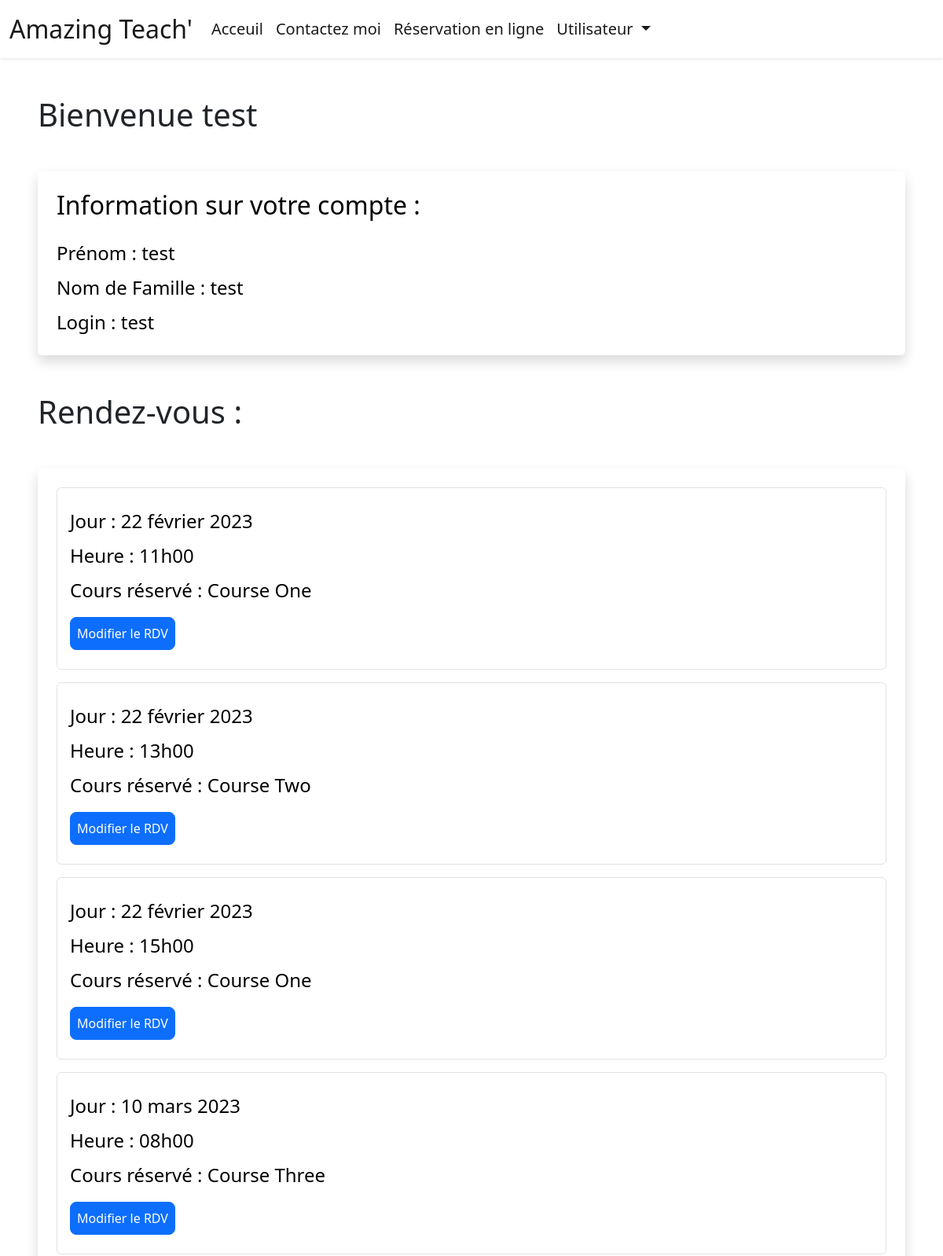
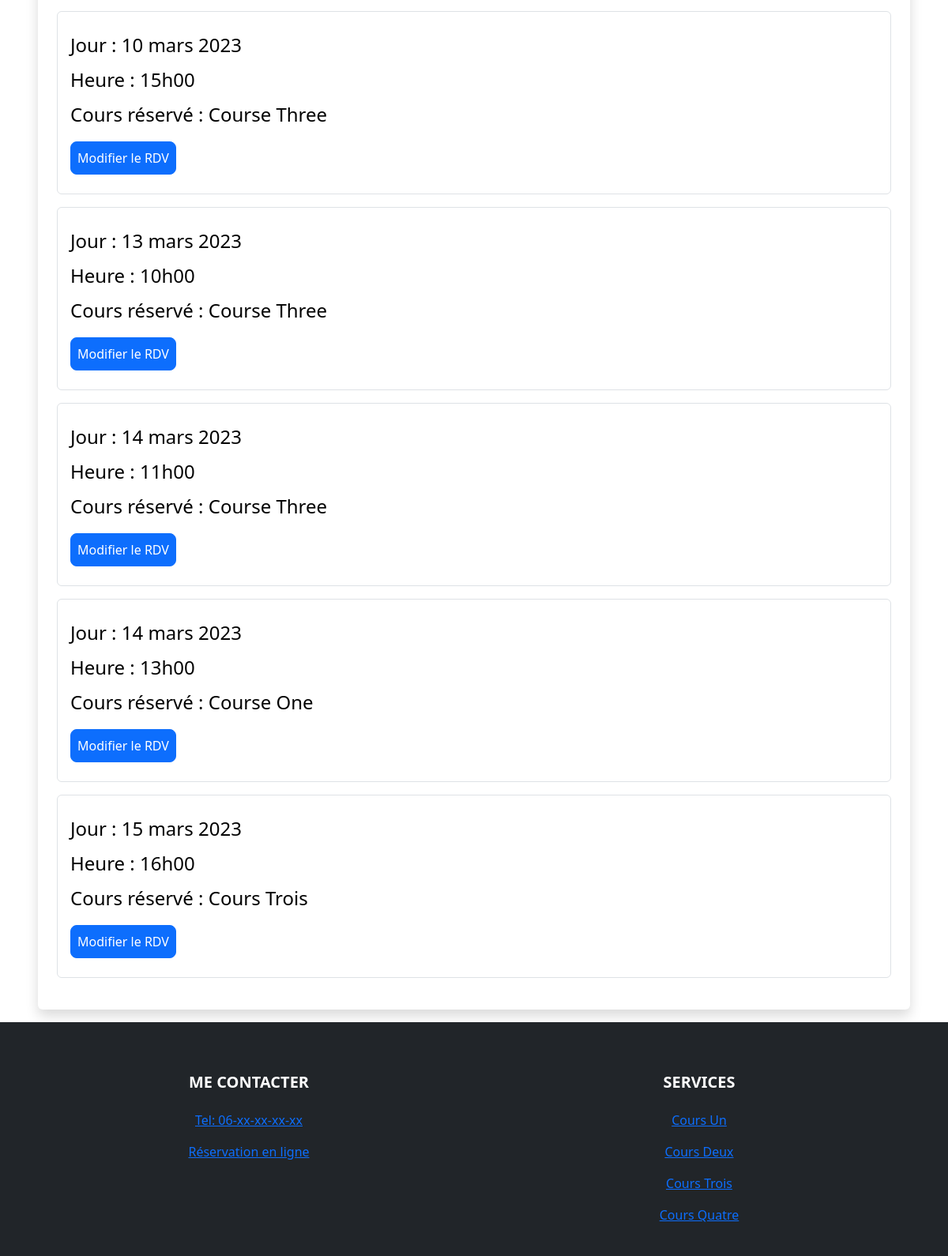
The page /user-panel (signed in) on the database its author committed (2 pictures, top to bottom).
### booking/models.py (models this page shows, shortened)
class Appointment(models.Model):
    user = models.ForeignKey(
        User, on_delete=models.CASCADE, null=True, blank=True)
    service = models.CharField(
        max_length=50, choices=COURSE_CHOICES, default="Cours Un")
    day = models.DateField(default=datetime.now)
    time = models.CharField(
        max_length=10, choices=TIME_CHOICES, default="08h00")
    time_ordered = models.DateTimeField(default=datetime.now, blank=True)

### booking/views.py (the view)
# urls.py: path('user-panel', views.userPanel, name='userPanel'),
def userPanel(request):
    user = request.user
    appointments = Appointment.objects.filter(
        user=user).order_by('day', 'time')
    return render(request, 'userPanel.html', {
        'user': user,
        'appointments': appointments,
    })

### booking/templates/userPanel.html (shortened to what this page needs)
{% extends 'layout.html' %}
{% load static %}
{% block body %}
{% if user.is_authenticated %}
<h1 class=" ms-5 mt-5 ">Bienvenue {{ user.username }}</h1>
<div class="shadow p-4 mb-5 bg-body bg-body rounded text-black  m-5 ">
    <h2 class="">Information sur votre compte :</h2>
    <ul class="list-group fs-4 mt-3">
            <li class="list-group mt-2">Prénom : {{ user.first_name }}</li>
            <li class="list-group mt-2">Nom de Famille : {{ user.last_name }}</li>
            <li class="list-group mt-2">Login : {{ user.username }}</li>
    </ul>
</div>
{% if appointments.count > 0 %}
<div class="mt-5 ">
    <h1 class=" ms-5">Rendez-vous :</h1>
    <div class="shadow p-4 mb-3 bg-body bg-body rounded text-black  m-5">
        {% for appointment in appointments %}
        <div class="list-group fs-4 border p-3 mb-3">
            <p class="list-group mt-2">Jour : {{ appointment.day }}</p>
            <p class="list-group mt-2">Heure : {{ appointment.time }}</p>
            <p class="list-group mt-2">Cours réservé : {{ appointment.service }}</p>
            <div class="mt-3 mb-2">
                <a class="btn btn-primary rounded-3 p-2" href="{% url 'userUpdate' appointment.id %}">Modifier le RDV</a>
            </div>
        </div>
        {% endfor %}
    </div>
</div>
{% endif %}
{% else %}
<div class="shadow p-4 mb-5 bg-body bg-body rounded text-black  m-5">
    <h1 class="p-2  ms-3">Inscription !</h1>
    <a href="{% url 'login' %}" class="btn btn-primary text-white">Connexion</a>
</div>
{% endif %}
{% endblock %}

### rows shown on the page
Appointment: day "22 février 2023", time "11h00", service "Course One"
Appointment: day "22 février 2023", time "13h00", service "Course Two"
Appointment: day "22 février 2023", time "15h00", service "Course One"
Appointment: day "10 mars 2023", time "08h00", service "Course Three"
Appointment: day "10 mars 2023", time "15h00", service "Course Three"
Appointment: day "13 mars 2023", time "10h00", service "Course Three"
Appointment: day "14 mars 2023", time "11h00", service "Course Three"
Appointment: day "14 mars 2023", time "13h00", service "Course One"
Appointment: day "15 mars 2023", time "16h00", service "Cours Trois"

### other values the page prints
{{ user.username }} "test"
{{ user.first_name }} "test"
{{ user.last_name }} "test"
